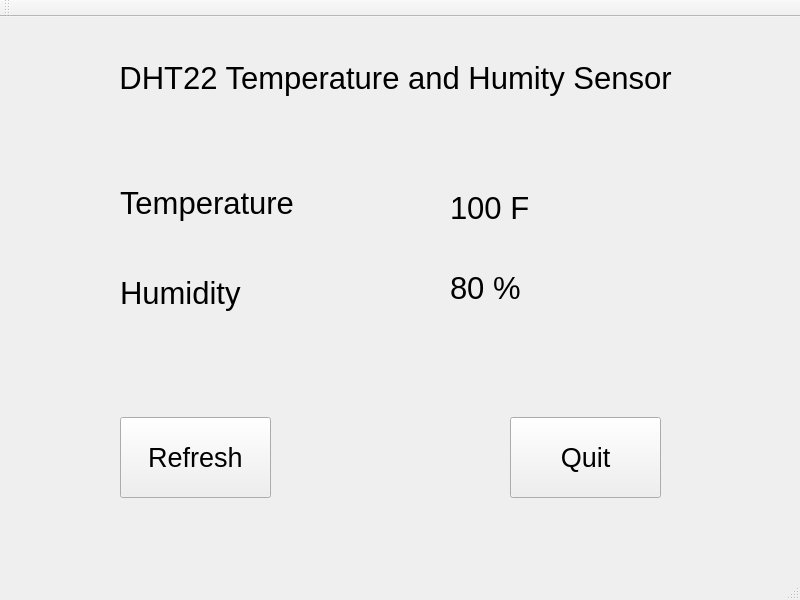
<?xml version="1.0" encoding="UTF-8"?>
<ui version="4.0">
 <class>MainWindow</class>
 <widget class="QMainWindow" name="MainWindow">
  <property name="windowModality">
   <enum>Qt::NonModal</enum>
  </property>
  <property name="geometry">
   <rect>
    <x>0</x>
    <y>0</y>
    <width>800</width>
    <height>600</height>
   </rect>
  </property>
  <property name="windowTitle">
   <string>MainWindow</string>
  </property>
  <widget class="QWidget" name="centralWidget">
   <widget class="QPushButton" name="btnRefresh">
    <property name="geometry">
     <rect>
      <x>120</x>
      <y>400</y>
      <width>151</width>
      <height>81</height>
     </rect>
    </property>
    <property name="font">
     <font>
      <pointsize>20</pointsize>
     </font>
    </property>
    <property name="text">
     <string>Refresh</string>
    </property>
   </widget>
   <widget class="QPushButton" name="btnQuit">
    <property name="geometry">
     <rect>
      <x>510</x>
      <y>400</y>
      <width>151</width>
      <height>81</height>
     </rect>
    </property>
    <property name="font">
     <font>
      <pointsize>20</pointsize>
     </font>
    </property>
    <property name="text">
     <string>Quit</string>
    </property>
   </widget>
   <widget class="QLabel" name="label">
    <property name="geometry">
     <rect>
      <x>110</x>
      <y>20</y>
      <width>571</width>
      <height>81</height>
     </rect>
    </property>
    <property name="font">
     <font>
      <pointsize>23</pointsize>
     </font>
    </property>
    <property name="text">
     <string>DHT22 Temperature and Humity Sensor</string>
    </property>
    <property name="alignment">
     <set>Qt::AlignCenter</set>
    </property>
   </widget>
   <widget class="QLabel" name="label_2">
    <property name="geometry">
     <rect>
      <x>120</x>
      <y>160</y>
      <width>181</width>
      <height>51</height>
     </rect>
    </property>
    <property name="font">
     <font>
      <pointsize>23</pointsize>
     </font>
    </property>
    <property name="text">
     <string>Temperature</string>
    </property>
   </widget>
   <widget class="QLabel" name="label_3">
    <property name="geometry">
     <rect>
      <x>120</x>
      <y>250</y>
      <width>181</width>
      <height>51</height>
     </rect>
    </property>
    <property name="font">
     <font>
      <pointsize>23</pointsize>
     </font>
    </property>
    <property name="text">
     <string>Humidity</string>
    </property>
   </widget>
   <widget class="QLabel" name="txtTemp">
    <property name="geometry">
     <rect>
      <x>450</x>
      <y>170</y>
      <width>81</width>
      <height>41</height>
     </rect>
    </property>
    <property name="font">
     <font>
      <pointsize>23</pointsize>
     </font>
    </property>
    <property name="text">
     <string>100 F</string>
    </property>
   </widget>
   <widget class="QLabel" name="txtHumidity">
    <property name="geometry">
     <rect>
      <x>450</x>
      <y>250</y>
      <width>81</width>
      <height>41</height>
     </rect>
    </property>
    <property name="font">
     <font>
      <pointsize>23</pointsize>
     </font>
    </property>
    <property name="text">
     <string>80 %</string>
    </property>
   </widget>
  </widget>
  <widget class="QMenuBar" name="menuBar">
   <property name="geometry">
    <rect>
     <x>0</x>
     <y>0</y>
     <width>800</width>
     <height>21</height>
    </rect>
   </property>
  </widget>
  <widget class="QToolBar" name="mainToolBar">
   <attribute name="toolBarArea">
    <enum>TopToolBarArea</enum>
   </attribute>
   <attribute name="toolBarBreak">
    <bool>false</bool>
   </attribute>
  </widget>
  <widget class="QStatusBar" name="statusBar"/>
 </widget>
 <layoutdefault spacing="6" margin="11"/>
 <resources/>
 <connections/>
</ui>
